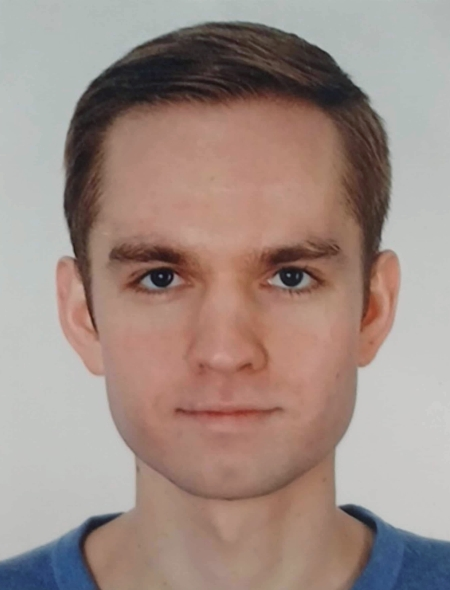
#> input picture datasets/algvr-conference/alexey_gavryushin/alexey_gavryushin_01.jpg, 450 x 590 px
$ python -i reference_injector.py   (imports and definitions only)
#> lines starting #> are read from the running program, lines starting #| are printed output that depends on the picture
"""Reference-face retrieval for the Eval3 RAG training variant.

Fully generic — no hardcoded person names.  Works for any person whose name
appears in the task string or whose slug directory exists in a search dir.

At training time a *random* face image is sampled per step so the model learns
visual matching instead of memorising one specific reference photo.
At inference time the canonical (first sorted) image is used.

The injector searches local dataset directories in priority order:

    1. datasets/celeb_refdb/               (built by build_celeb_refdb.py)
    2. datasets/out-distribution-eval-3/
    3. datasets/in-distribution-eval-3/
    4. datasets/out-distribution-eval-3-pins/

When no image is found locally and ``auto_fetch=True``, the Wikipedia REST
Summary API is queried (no API key) and the result is cached to celeb_refdb/.
This makes inference work for any person with a Wikipedia article — no manual
DB setup required.

The returned tensor is ``(3, H, W)`` float in ``[0, 1]`` — the same format as
camera frames decoded by the LeRobot dataset backend.
"""
from __future__ import annotations

import glob
import logging
import os
import random
import re
from pathlib import Path

import numpy as np
import torch

log = logging.getLogger(__name__)


# ---------------------------------------------------------------------------
# Search directories
# ---------------------------------------------------------------------------

# [11 lines left out: function _default_search_dirs, not called in this run]


# ---------------------------------------------------------------------------
# Task / repo-id → slug helpers  (zero hardcoded names)
# ---------------------------------------------------------------------------

# Phrases that mark a canonical placeholder task — no real person name.
_CANONICAL_TASK_PHRASES: frozenset[str] = frozenset({
    "person in the reference photo",
    "person in reference photo",
})

# Prefixes that precede the person name in the standard task format.
_TASK_PREFIXES: tuple[str, ...] = (
    "place the coke on the ",
    "place the coke on ",
    "put the coke on the ",
    "put the coke on ",
)

# Dataset-naming prefixes to strip from repo IDs.
_REPO_PREFIXES: tuple[str, ...] = (
    "dataset_v3_synth_rag1_",
    "dataset_v3_synth_pinned_idood_",
    "dataset_v4_synth_",
    "dataset_v3_synth_",
    "dataset_v4_",
    "dataset_v3_",
    "dataset_v2_",
    "dataset_v1_",
)

# Position / version suffixes to strip from repo IDs.
_REPO_SUFFIXES: tuple[str, ...] = (
    "_left_3", "_middle_3", "_right_3",
    "_left_2", "_middle_2", "_right_2",
    "_left_1", "_middle_1", "_right_1",
    "_left",   "_middle",   "_right",
    "_1", "_2", "_3", "_4", "_5",
)


# [83 lines left out: functions task_to_celeb_slug, _repo_id_to_celeb_slug, not called in this run]


# ---------------------------------------------------------------------------
# Open-source face dataset lookup  (offline pre-fetch via build_celeb_refdb.py)
# ---------------------------------------------------------------------------
#
# Recommended HuggingFace face recognition repos (run once offline):
#   leondgarse/celeba_hq_face_recognition  — 30k HQ face crops, 7k+ people
#   HuggingFaceM4/VGGFace2_sample          — VGGFace2 sample, many celebrities
#
# Usage (one-time offline setup for any OOD person):
#   python scripts/eval3_rag/build_celeb_refdb.py \
#       --from-hf leondgarse/celeba_hq_face_recognition \
#       --slugs marc_pollefeys elon_musk ...
#
# Portraits from face recognition datasets are guaranteed face crops — no
# quality validation needed.  Wikipedia fetch (below) is the runtime fallback
# for people not yet in the local DB.

# ---------------------------------------------------------------------------
# Portrait quality — face detection
# ---------------------------------------------------------------------------

def _has_detectable_face(img_path: str | Path) -> bool:
    """Return True if at least one face is detected in the image.

    Tries three OpenCV Haar cascades in order — frontal (default), frontal
    alt2, and profile — so the check passes for slightly off-axis portraits
    that the strict frontal-only cascade misses.  Histogram equalisation is
    applied first to handle uneven lighting.

    Returns True if cv2 is unavailable so the caller is not blocked.
    """
    try:
        import cv2
        img = cv2.imread(str(img_path))
#> img is the input picture: shape (590, 450, 3); mean B, G, R 132.9, 140.4, 159
        if img is None:
            return False
        # Downscale very large images to speed up detection
        h, w = img.shape[:2]
#> h = 590; w = 450
        scale = min(1.0, 1200 / max(h, w, 1))
#> scale = 1
        if scale < 1.0:
            img = cv2.resize(img, (int(w * scale), int(h * scale)))
        gray = cv2.cvtColor(img, cv2.COLOR_BGR2GRAY)
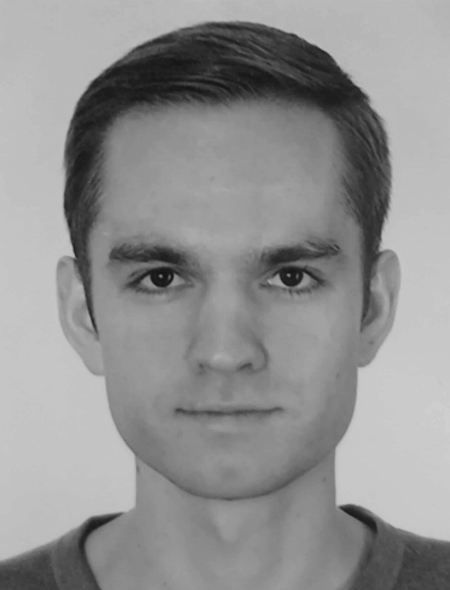
#> gray: shape (590, 450); min 18, max 207, mean 145.1
        gray = cv2.equalizeHist(gray)   # normalise contrast
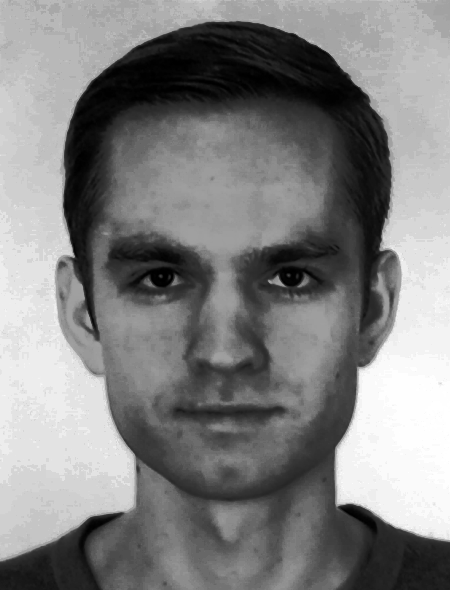
#> gray: shape (590, 450); min 0, max 255, mean 129.3

        _cascades = [
            "haarcascade_frontalface_default.xml",
            "haarcascade_frontalface_alt2.xml",
            "haarcascade_profileface.xml",
        ]
        for cascade_file in _cascades:
            path = cv2.data.haarcascades + cascade_file
            cascade = cv2.CascadeClassifier(path)
            if cascade.empty():
                continue
            faces = cascade.detectMultiScale(
                gray, scaleFactor=1.05, minNeighbors=3, minSize=(30, 30)
            )
            if len(faces) > 0:
                return True
#> this loop made 1 pass
#> faces on pass 1: [[53, 145, 342, 342]]
        return False
    except Exception:
        return True  # cv2 unavailable or model file missing — don't block


# ---------------------------------------------------------------------------
# Portrait validation — inference-safe helpers
# ---------------------------------------------------------------------------

_SENTINEL_FILENAME  = ".portrait_validated"
_CANONICAL_FILENAME = ".canonical_portrait"  # pre-computed best-resolution filename


# [72 lines left out: functions _write_canonical_portrait, _write_sentinel, _load_validated_filenames, not called in this run]


def _has_portrait_sentinel(slug_dir: str | Path) -> bool:
    """Backward-compat alias — True if any sentinel exists for this directory."""
    return _load_validated_filenames(slug_dir) is not None


# [237 lines left out: functions _is_portrait_aspect, _slug_to_display_name, _fetch_portrait_online, not called in this run]


# ---------------------------------------------------------------------------
# ReferenceImageInjector
# ---------------------------------------------------------------------------

class ReferenceImageInjector:
    """Load and return a reference face image from local dataset directories.

    Works for any person — no pre-registration required.  Given a slug like
    ``"marc_pollefeys"``, searches the local DB directories and, when
    ``auto_fetch=True``, falls back to downloading from Wikipedia.

    **Training** (``random_sample=True``): samples a different image each call.
    **Inference** (``random_sample=False``): always returns the first sorted image.

    The returned tensor is ``(3, H, W)`` float in ``[0, 1]``.
    Picklable: stores only primitive types; images are lazy-loaded per worker.
    """

    # [214 lines left out: functions __init__, _ensure_loaded, _load_tensor, _best_portrait_path, __call__, load_numpy and 3 more, not called in this run]

>>> result = _has_detectable_face('../../datasets/algvr-conference/alexey_gavryushin/alexey_gavryushin_01.jpg')

$ run again, on datasets/algvr-conference/andy_zeng/andy_zeng_02.jpg
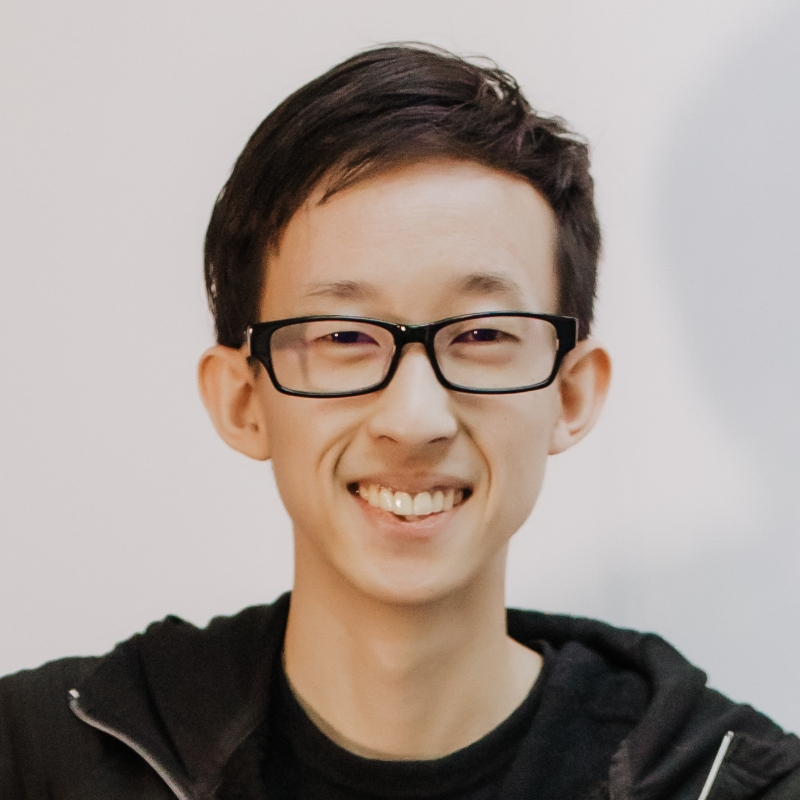
#> input picture datasets/algvr-conference/andy_zeng/andy_zeng_02.jpg, 800 x 800 px
#> in _has_detectable_face, img is the input picture: shape (800, 800, 3); mean B, G, R 143.8, 150.4, 162.4
#> in _has_detectable_face, `gray = cv2.cvtColor(img, cv2.COLOR_BGR2GRAY)`:
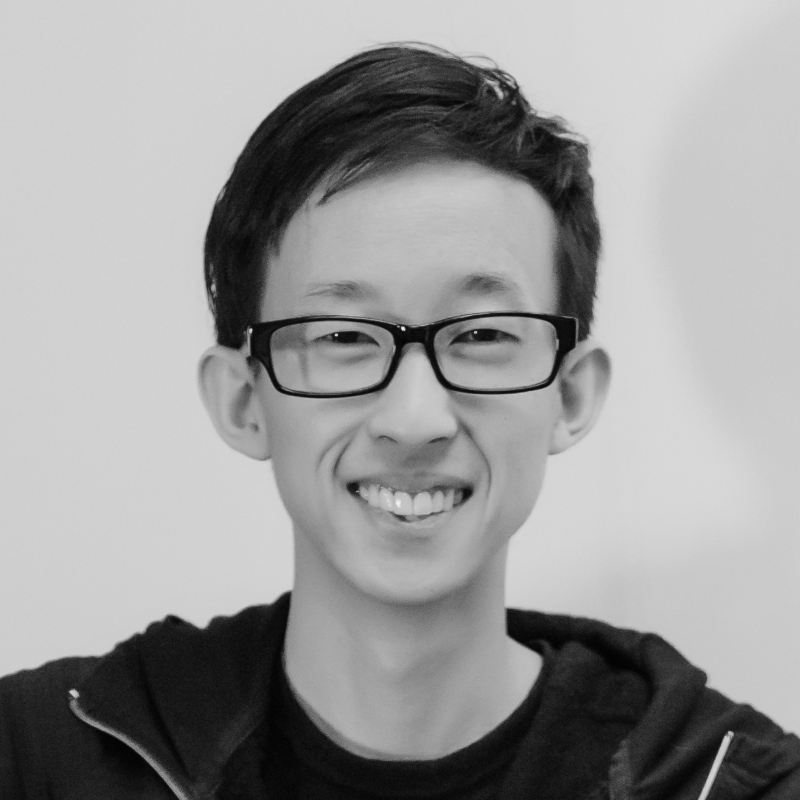
#> gray: shape (800, 800); min 1, max 244, mean 153.2
#> in _has_detectable_face, `gray = cv2.equalizeHist(gray)`:
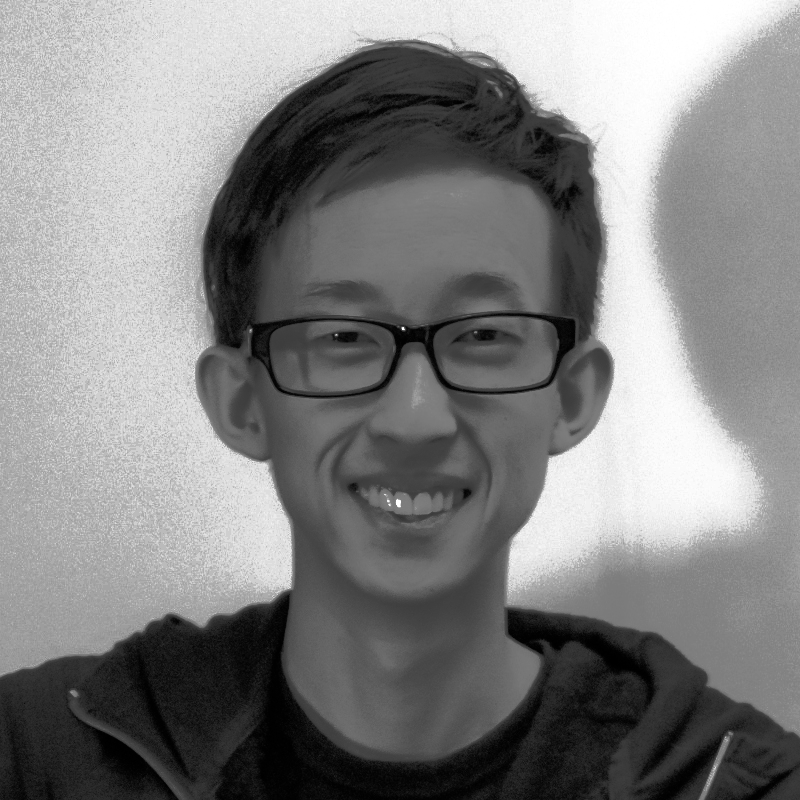
#> gray: shape (800, 800); min 0, max 255, mean 130.3
#> the loop in _has_detectable_face, `for cascade_file in _cascades:` made 1 pass
#> faces on pass 1: [[199, 171, 414, 414]]

$ run again, on datasets/algvr-conference/aude_billard/aude_billard_01.jpg
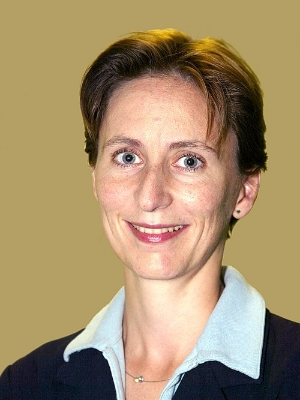
#> input picture datasets/algvr-conference/aude_billard/aude_billard_01.jpg, 300 x 400 px
#> in _has_detectable_face, img is the input picture: shape (400, 300, 3); mean B, G, R 108.7, 143.6, 165.5
#> in _has_detectable_face, `gray = cv2.cvtColor(img, cv2.COLOR_BGR2GRAY)`:
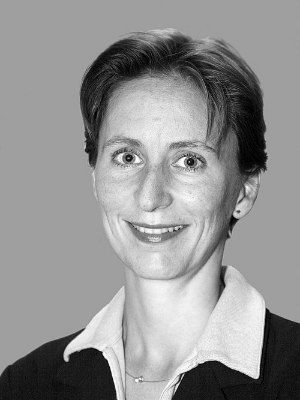
#> gray: shape (400, 300); min 0, max 254, mean 146.1
#> in _has_detectable_face, `gray = cv2.equalizeHist(gray)`:
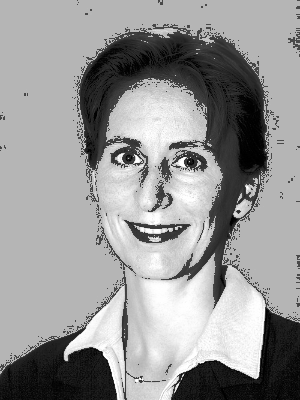
#> gray: shape (400, 300); min 0, max 255, mean 150.7
#> the loop in _has_detectable_face, `for cascade_file in _cascades:` made 1 pass
#> faces on pass 1: [[69, 91, 178, 178]]

$ run again, on datasets/algvr-conference/ayse_johannes/ayse_johannes_01.jpg
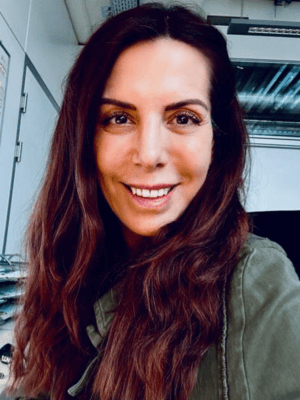
#> input picture datasets/algvr-conference/ayse_johannes/ayse_johannes_01.jpg, 300 x 400 px
#> in _has_detectable_face, img is the input picture: shape (400, 300, 3); mean B, G, R 88.8, 81, 95.9
#> in _has_detectable_face, `gray = cv2.cvtColor(img, cv2.COLOR_BGR2GRAY)`:
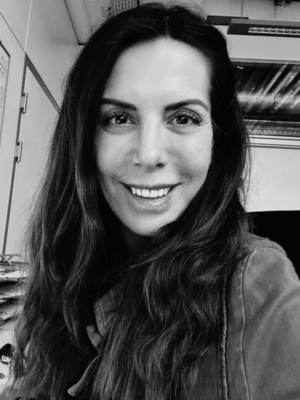
#> gray: shape (400, 300); min 3, max 228, mean 86.3
#> in _has_detectable_face, `gray = cv2.equalizeHist(gray)`:
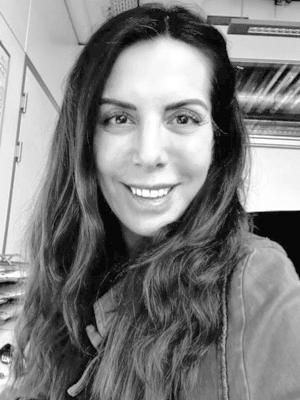
#> gray: shape (400, 300); min 0, max 255, mean 128.5
#> the loop in _has_detectable_face, `for cascade_file in _cascades:` made 1 pass
#> faces on pass 1: [[133, 255, 107, 107], [74, 59, 157, 157]]
